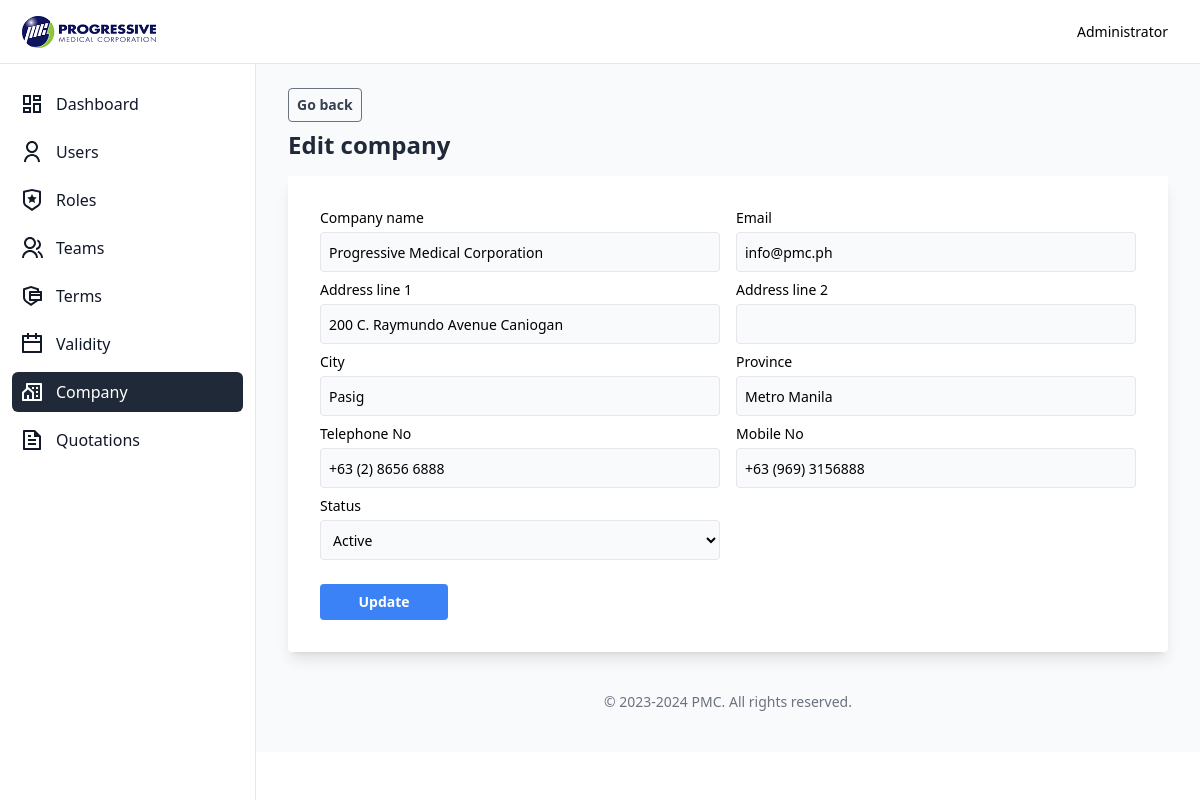
The app's page /company/edit?id=5 (signed in) with its own data.
### tables this page shows
CREATE TABLE `company` (
  `id` int(11) NOT NULL,
  `name` text NOT NULL,
  `email` varchar(255) NOT NULL,
  `address_line_1` text NOT NULL,
  `address_line_2` text NOT NULL,
  `city` text NOT NULL,
  `province` text NOT NULL,
  `tel_no` varchar(255) NOT NULL,
  `mobile_no` varchar(255) NOT NULL,
  `isActive` tinyint(1) NOT NULL DEFAULT 0,
  `created_at` timestamp NOT NULL DEFAULT current_timestamp(),
  `updated_at` timestamp NULL DEFAULT NULL
);

### Core/functions.php (called while the page is built, shortened)
<?php
function urlIs($value) {
    return in_array(parse_url($_SERVER['REQUEST_URI'])['path'], $value);
}
function base_path($path)
{
    return BASE_PATH . $path;
}
function view($path, $attributes = [])
{
    extract($attributes);
    require base_path('views/' . $path);
}

### Http/controllers/company/edit.php (called while the page is built, shortened)
<?php
$db = App::resolve('Core\Database');
$company = $db->query("SELECT * FROM company WHERE id = :id", ['id' => $_GET['id']])->findOrFail();
view("company/edit.view.php", [
    'heading' => "Edit company",
    'company' => $company,
    'errors' => Session::get('errors')
]);

### public/index.php (called while the page is built, shortened)
<?php
require BASE_PATH . "Core/functions.php";
spl_autoload_register(function($class) {
    $phpMailerNamespace = 'PHPMailer\PHPMailer\\';
    if (strpos($class, $phpMailerNamespace) == 0) {
        $classFile = base_path("vendor/phpmailer/phpmailer/src/" . str_replace($phpMailerNamespace, '', $class) . ".php");
    }
    $classFile = base_path(str_replace('\\', DIRECTORY_SEPARATOR, $class) . ".php");
});
require base_path('bootstrap.php');
$router = new \Core\Router();
$uri = parse_url($_SERVER['REQUEST_URI'])['path'];
$method = $_POST['_method'] ?? $_SERVER['REQUEST_METHOD'];
try {
    $router->route($uri, $method);
} catch (ValidationException $exception) {
    Session::flash('errors', $exception->errors);
    Session::flash('old', $exception->old);
    return redirect($router->previousUrl());
}

### Core/App.php (called while the page is built, shortened)
<?php
class App {
    protected static $container;
    public static function setContainer($container)
    {
        static::$container = $container;
    }
    public static function container()
    {
        return static::$container;
    }
    public static function resolve($key)
    {
        return static::container()->resolve($key);
    }
}

### Core/Container.php (called while the page is built, shortened)
<?php
class Container {
    protected $bindings = [];
    public function bind($key, $resolver)
    {
        $this->bindings[$key] = $resolver;
    }
    public function resolve($key)
    {
        $resolver = $this->bindings[$key];
        return call_user_func($resolver);
    }
}

### config.php (called while the page is built)
<?php
return [
    'database' => [
        'host' => "localhost",
        'port' => 3306,
        'dbname' => "quotation",
        'charset' => 'utf8mb4',
    ],
    'mail' => [
        'host' => "smtp.larksuite.com",
        'username' => "no-reply@pmc.ph",
        'password' => "Unimex123",
        'port' => 465,
        'from' => 'no-reply@pmc.ph',
        'fromName' => 'Progressive Medical Corporation',
    ],
    'server' => [
        'APP_URL' => 'http://localhost:8000/',
    ]
];

### bootstrap.php (called while the page is built, shortened)
<?php
$container = new Container();
$container->bind('Core\Database', function () {
    $config = require base_path("config.php");
    return new Database($config['database']);
});

### Core/Database.php (called while the page is built, shortened)
<?php
class Database {
    private $connection;
    private $statement;
    public function __construct($config, $username = 'root', $password = '')
    {
        $dsn = "mysql:" . http_build_query($config, '', ';');
        $this->connection = new PDO($dsn, $username, $password, [
            PDO::ATTR_DEFAULT_FETCH_MODE => PDO::FETCH_ASSOC
        ]);
    }
    public function query($query, $params = [])
    {
        $this->statement = $this->connection->prepare($query);
        $this->statement->execute($params);
        return $this;
    }
    public function find()
    {
        return $this->statement->fetch();
    }
    public function findOrFail()
    {
        $result = $this->find();
        return $result;
    }
}

### views/company/edit.view.php (the view, shortened to what this page needs)
<?php require base_path('views/partials/head.php') ?>
   <?php require base_path('views/partials/nav.php') ?>
   <div class="flex overflow-hidden bg-white pt-16">
      <?php require base_path('views/partials/sidebar.php') ?>
      <div id="main-content" class="h-full w-full bg-gray-50 relative overflow-y-auto lg:ml-64">
         <main class="pt-6 px-2 lg:px-8">
            <div class="flex justify-start gap-2">
               <a href="/companies" title="Export" class="cursor-pointer bg-transparent hover:bg-gray-500 text-gray-700 font-semibold text-sm hover:text-white py-1.5 px-2 border border-gray-500 hover:border-transparent rounded">Go back</a>
            </div>
            <?php require base_path('views/partials/banner.php') ?>
            <form method="POST" action="/company/update">
               <div class="bg-white rounded shadow-lg p-4 px-2 md:p-8 mb-6">
                  <div class="lg:col-span-2">
                     <div class="grid gap-4 gap-y-2 text-sm grid-cols-1 md:grid-cols-6">
                        <div class="md:col-span-3">
                           <label for="name">Company name</label>
                           <input type="text" name="name" id="name" class="h-10 border mt-1 rounded px-2 w-full bg-gray-50 <?= isset($errors['name']) ? 'border-red-500' : '' ?>" value="<?= $company['name'] ?>" />
                        </div>
                        <div class="md:col-span-3">
                           <label for="email">Email</label>
                           <input type="email" name="email" id="email" class="h-10 border mt-1 rounded px-2 w-full bg-gray-50 <?= isset($errors['email']) ? 'border-red-500' : '' ?>" value="<?= $company['email'] ?? '' ?>" />
                        </div>
                        <div class="md:col-span-3">
                           <label for="address_line_1">Address line 1</label>
                           <input type="address_line_1" name="address_line_1" id="address_line_1" class="h-10 border mt-1 rounded px-2 w-full bg-gray-50 <?= isset($errors['address_line_1']) ? 'border-red-500' : '' ?>" value="<?= $company['address_line_1'] ?? '' ?>" />
                        </div>
                        <div class="md:col-span-3">
                           <label for="address_line_2">Address line 2</label>
                           <input type="address_line_2" name="address_line_2" id="address_line_2" class="h-10 border mt-1 rounded px-2 w-full bg-gray-50 <?= isset($errors['address_line_2']) ? 'border-red-500' : '' ?>" value="<?= $company['address_line_2'] ?? '' ?>" />
                        </div>
                        <div class="md:col-span-3">
                           <label for="city">City</label>
                           <input type="city" name="city" id="city" class="h-10 border mt-1 rounded px-2 w-full bg-gray-50 <?= isset($errors['city']) ? 'border-red-500' : '' ?>" value="<?= $company['city'] ?? '' ?>" />
                        </div>
                        <div class="md:col-span-3">
                           <label for="province">Province</label>
                           <input type="province" name="province" id="province" class="h-10 border mt-1 rounded px-2 w-full bg-gray-50 <?= isset($errors['province']) ? 'border-red-500' : '' ?>" value="<?= $company['province'] ?? '' ?>" />
                        </div>
                        <div class="md:col-span-3">
                           <label for="tel_no">Telephone No</label>
                           <input type="tel_no" name="tel_no" id="tel_no" class="h-10 border mt-1 rounded px-2 w-full bg-gray-50 <?= isset($errors['tel_no']) ? 'border-red-500' : '' ?>" value="<?= $company['tel_no'] ?? '' ?>" />
                        </div>
                        <div class="md:col-span-3">
                           <label for="mobile_no">Mobile No</label>
                           <input type="mobile_no" name="mobile_no" id="mobile_no" class="h-10 border mt-1 rounded px-2 w-full bg-gray-50 <?= isset($errors['mobile_no']) ? 'border-red-500' : '' ?>" value="<?= $company['mobile_no'] ?? '' ?>" placeholder="09xxxxxxxxx" />
                        </div>
                        <div class="md:col-span-3">
                           <label for="status">Status</label>
                           <select id="status" name="status" autocomplete="status-name" class="h-10 border mt-1 rounded px-2 w-full bg-gray-50 <?= isset($errors['status']) ? 'border-red-500' : '' ?>">
                              <option value="1"<?= $company['isActive'] ? 'selected' : '' ?>>Active</option >
                           </select>
                        </div>
                        <div class="mt-4 md:col-span-6 text-left">
                           <div class="inline-flex items-end">
                              <button type="submit" class="w-32 bg-blue-500 hover:bg-blue-700 text-white font-bold py-2 px-2 rounded">Update</button>
                           </div>
                        </div>
                     </div>
                  </div>
               </div>
            </form>
         </main>
<?php require base_path('views/partials/footer.php') ?>

### Core/router.php (shortened to what this page needs)
<?php
class Router
{
    public $routes = [];
    public function add($method, $uri, $controller)
    {
        $this->routes[] = [
            'uri' => $uri,
            'controller' => $controller,
            'method' => $method,
            'middleware' => null
        ];
        return $this;
    }
    public function only($key)
    {
        $this->routes[array_key_last($this->routes)]['middleware'] = $key;
        return $this;
    }
    public function route($uri, $method)
    {
        foreach ($this->routes as $route) {
            if ($route['uri'] == $uri && $route['method'] == strtoupper($method)) {
                return require base_path('Http/controllers/' . $route['controller']);
            }
        }
    }
}

### views/partials/nav.php (shortened to what this page needs)
<nav class="bg-white border-b border-gray-200 fixed h-16 flex items-center justify-between z-30 w-full">
    <div class="px-3 py-3 lg:px-5 lg:pl-3">
        <div class="flex items-center justify-between">
            <div class="flex items-center justify-start">
                <a href="#" class="text-xl font-bold flex items-center lg:ml-2.5">
                <img src="../images/logo.png" alt="company-logo" class="h-8">
                </a>
            </div>
        </div>
    </div>
    <div class="px-3 lg:px-8">
        <div>
        <button type="button" class="relative flex max-w-xs items-center rounded-full text-sm" id="user-menu-button" aria-expanded="false" aria-haspopup="true">
            <h4 class="max-w-24 truncate">
                <?= $_SESSION['user']['name'] ?>
            </h4>
        </button>
        </div>
    </div>
</nav>

### views/partials/sidebar.php (shortened to what this page needs)
<aside id="sidebar" class="fixed hidden z-20 h-full top-0 left-0 pt-16 flex lg:flex flex-shrink-0 flex-col w-64 transition-width duration-75" aria-label="Sidebar">
    <div class="relative flex-1 flex flex-col min-h-0 border-r border-gray-200 bg-white pt-0">
        <div class="flex-1 flex flex-col pt-5 pb-4 overflow-y-auto">
            <div class="flex-1 px-3 bg-white divide-y space-y-1">
                <ul class="space-y-2 pb-2">
                <li class="group <?= urlIs(['/', '/dashboard', '/admin', '/gm-dashboard']) ? 'active' : '' ?>">
                    <a href="<?= (int)$_SESSION['user']['role_id'] == \Core\Role::SALES ? '/' : ((int)$_SESSION['user']['role_id'] == \Core\Role::SALES_MANAGER ? '/dashboard' : ((int)$_SESSION['user']['role_id'] == \Core\Role::GENERAL_MANAGER ? '/gm-dashboard' : '/admin')) ?>" class="flex items-center p-2 text-gray-900 hover:bg-gray-200 rounded-md group-[.active]:bg-gray-800 group-[.active]:text-white">
                    <svg xmlns="http://www.w3.org/2000/svg" viewBox="0 0 24 24" width="24" height="24"><path d="M13 21V11H21V21H13ZM3 13V3H11V13H3ZM9 11V5H5V11H9ZM3 21V15H11V21H3ZM5 19H9V17H5V19ZM15 19H19V13H15V19ZM13 3H21V9H13V3ZM15 5V7H19V5H15Z" fill="currentColor"></path></svg>
                        <span class="ml-3">Dashboard</span>
                    </a>
                </li>
                <?php
                    if((int)$_SESSION['user']['role_id'] == Role::ADMIN): ?>
                <li class="group <?= urlIs(['/users', '/user/create', '/user/show', '/user/edit']) ? 'active' : '' ?>">
                    <a href="/users" class="flex items-center p-2 text-gray-900 hover:bg-gray-200 rounded-md group-[.active]:bg-gray-800 group-[.active]:text-white">
                        <span class="ml-3 flex-1 whitespace-nowrap">Users</span>
                    </a>
                </li>
                <li class="group <?= urlIs(['/roles', '/role/create', '/role/show', '/role/edit']) ? 'active' : '' ?>">
                    <a href="/roles" class="flex items-center p-2 text-gray-900 hover:bg-gray-200 rounded-md group-[.active]:bg-gray-800 group-[.active]:text-white">
                        <span class="ml-3 flex-1 whitespace-nowrap">Roles</span>
                    </a>
                </li>
                <li class="group <?= urlIs(['/teams', '/team/create', '/team/show', '/team/edit']) ? 'active' : '' ?>">
                    <a href="/teams" class="flex items-center p-2 text-gray-900 hover:bg-gray-200 rounded-md group-[.active]:bg-gray-800 group-[.active]:text-white">
                        <span class="ml-3 flex-1 whitespace-nowrap">Teams</span>
                    </a>
                </li>
                <li class="group <?= urlIs(['/terms', '/term/create', '/term/show', '/term/edit']) ? 'active' : '' ?>">
                    <a href="/terms" class="flex items-center p-2 text-gray-900 hover:bg-gray-200 rounded-md group-[.active]:bg-gray-800 group-[.active]:text-white">
                        <span class="ml-3 flex-1 whitespace-nowrap">Terms</span>
                    </a>
                </li>
                <li class="group <?= urlIs(['/validity']) ? 'active' : '' ?>">
                    <a href="/validity" class="flex items-center p-2 text-gray-900 hover:bg-gray-200 rounded-md group-[.active]:bg-gray-800 group-[.active]:text-white">
                    <svg xmlns="http://www.w3.org/2000/svg" viewBox="0 0 24 24" width="24" height="24" fill="currentColor"><path d="M9 1V3H15V1H17V3H21C21.5523 3 22 3.44772 22 4V20C22 20.5523 21.5523 21 21 21H3C2.44772 21 2 20.5523 2 20V4C2 3.44772 2.44772 3 3 3H7V1H9ZM20 11H4V19H20V11ZM7 5H4V9H20V5H17V7H15V5H9V7H7V5Z"></path></svg>
                        <span class="ml-3 flex-1 whitespace-nowrap">Validity</span>
                    </a>
                </li>
                <li class="group <?= urlIs(['/companies', '/company/create', '/company/show', '/company/edit']) ? 'active' : '' ?>">
                    <a href="/companies" class="flex items-center p-2 text-gray-900 hover:bg-gray-200 rounded-md group-[.active]:bg-gray-800 group-[.active]:text-white">
                        <span class="ml-3 flex-1 whitespace-nowrap">Company</span>
                    </a>
                </li>
                <?php endif; ?>
                <li class="group <?= urlIs(['/quotations', '/quotation/create', '/quotation/show', '/quotation/edit']) ? 'active' : '' ?>">
                    <a href="/quotations" class="flex items-center p-2 text-gray-900 hover:bg-gray-200 rounded-md group-[.active]:bg-gray-800 group-[.active]:text-white">
                        <span class="ml-3 flex-1 whitespace-nowrap">Quotations</span>
                    </a>
                </li>
            </div>
        </div>
    </div>
</aside>

### views/partials/banner.php
<header class="mb-4">
    <div class="mx-auto pt-2">
        <h2 class="font-semibold text-2xl text-gray-800 dark:text-gray-200 leading-tight">
            <?= $heading ?>
        </h2>
    </div>
</header>

### views/partials/footer.php (shortened to what this page needs)
            <p class="text-center text-sm text-gray-500 my-10">
                &copy; 2023-2024 <a href="#" class="hover:underline" target="_blank">PMC</a>. All rights reserved.
            </p>
         </div>
      </div>
   </div>
</body>
</html>

### records on screen
company: name "Progressive Medical Corporation", email "info@pmc.ph", address_line_1 "200 C. Raymundo Avenue Caniogan", city "Pasig", province "Metro Manila", tel_no "+63 (2) 8656 6888", mobile_no "+63 (969) 3156888", status "Active"
